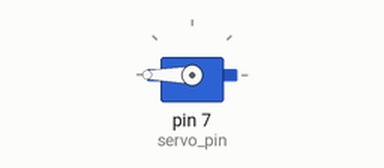
The sketch below on a simulated Arduino Uno, built with avr-gcc and run on an emulated ATmega328P. On the bench: servo.

Above: at 0.05 s.
At 19.95 s:
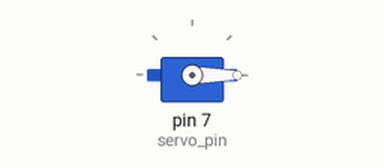
Timing chart, 0 to 26.0 s (numbered marks = the images above):
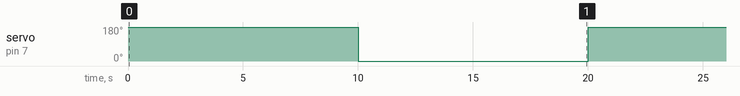

Measured:
- by itself, servo on pin 7 (servo_pin): alternates 180° for 10.0 s and 0° for 10.0 s

The sketch:

Servo_motor_sequence.ino
```cpp
#include <Servo.h>          //Servo motor library. This is standard library

#define servo_pin 7
//#define LIMIT_SWITCH_PIN 7

Servo servo_motor; //our servo name

void setup() {
  servo_motor.attach(servo_pin); //our servo pin
//  pinMode(LIMIT_SWITCH_PIN, INPUT);
}

void loop() {
  servo_motor.write(180);

  delay(10000);

  servo_motor.write(0);

  delay(10000);
}
```
